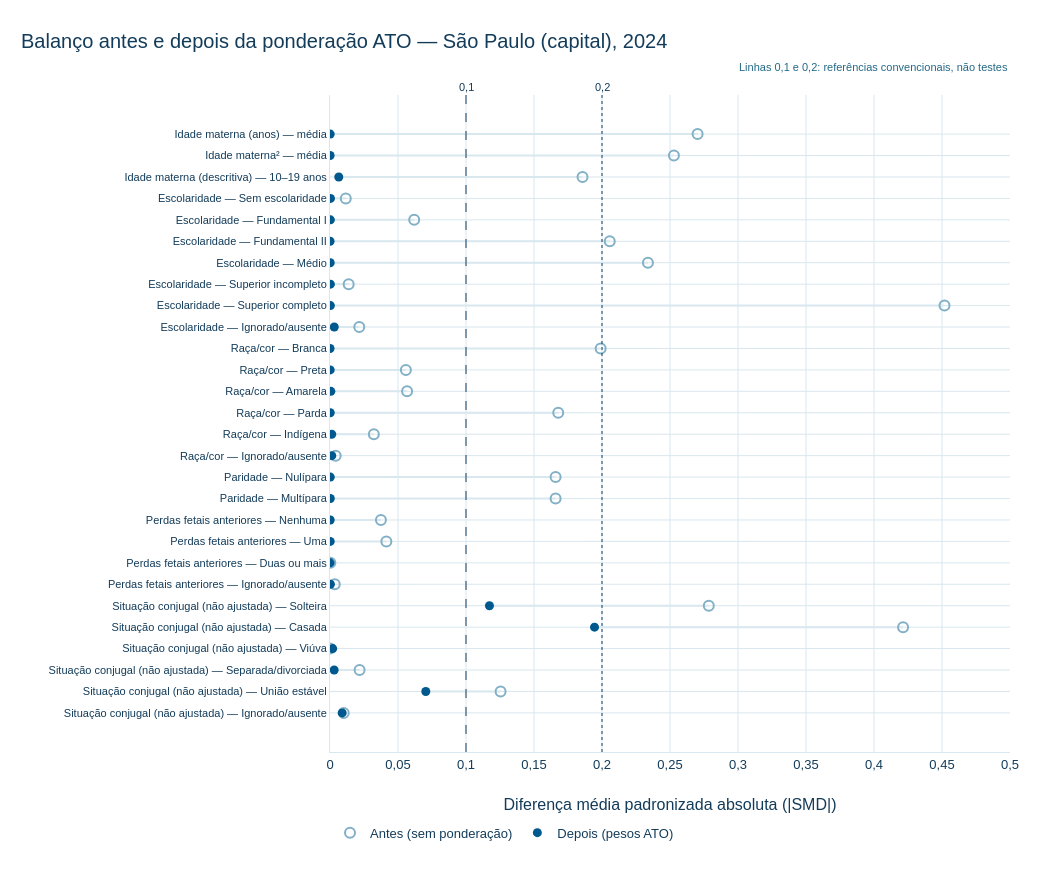

Here is the notebook cell this chart was saved with:
### Code cell
plot = balanco.copy()
plot["rotulo"] = [f"{v} — {n}" for v, n in zip(plot.variavel, plot.nivel)]
fig_bal = go.Figure()
for r in plot.itertuples():
    fig_bal.add_scatter(x=[abs(r.smd_antes), abs(r.smd_depois)], y=[r.rotulo, r.rotulo], mode="lines",
                        line=dict(color=CORES_IPT["CINZA_GRADE"], width=2), showlegend=False, hoverinfo="skip")
fig_bal.add_scatter(x=plot.smd_antes.abs(), y=plot.rotulo, mode="markers", name="Antes (sem ponderação)",
                    marker=dict(color=CORES_IPT["AZUL_CLARO"], symbol="circle-open", size=10, line=dict(width=2)),
                    hovertemplate="%{y}<br>|SMD| antes: %{x:.3f}<extra></extra>")
fig_bal.add_scatter(x=plot.smd_depois.abs(), y=plot.rotulo, mode="markers", name="Depois (pesos ATO)",
                    marker=dict(color=CORES_IPT["AZUL_PRINCIPAL"], symbol="circle", size=9),
                    hovertemplate="%{y}<br>|SMD| depois: %{x:.4f}<extra></extra>")
for limite, traco in [(0.1, "dash"), (0.2, "dot")]:
    fig_bal.add_vline(x=limite, line=dict(color=CORES_IPT["AZUL_ESCURO"], dash=traco, width=1),
                      annotation_text=fmt(limite, 1), annotation_position="top", annotation_font_size=11)
fig_bal.add_annotation(x=1, xref="paper", xanchor="right", y=1.055, yref="paper", showarrow=False,
                       text="Linhas 0,1 e 0,2: referências convencionais, não testes",
                       font=dict(size=11, color=CORES_IPT["AZUL_MEDIO"]))
aplicar_tema_base(fig_bal, "Balanço antes e depois da ponderação ATO — São Paulo (capital), 2024")
fig_bal.update_layout(width=1050, height=24 * len(plot) + 220, separators=",.",
                      margin=dict(l=330, r=40, t=95, b=140), legend=dict(orientation="h", y=-0.1, x=0))
fig_bal.update_xaxes(title="Diferença média padronizada absoluta (|SMD|)",
                     range=[0, max(0.5, plot.smd_antes.abs().max() * 1.1)], dtick=0.05)
fig_bal.update_yaxes(categoryorder="array", categoryarray=plot.rotulo.tolist()[::-1], tickfont=dict(size=11))
exibir_plotly(fig_bal)

### Figure 1 — Plotly figure (JSON) as saved in the notebook; plotly's stock layout.template omitted (floating-point values rounded to 4 significant figures)
{"data": [{"hoverinfo": "skip", "line": {"color": "#D9E7EE", "width": 2}, "mode": "lines", "showlegend": false, "type": "scatter", "x": [0.2703, 0.0001605], "y": ["Idade materna (anos) — média", "Idade materna (anos) — média"]}, {"hoverinfo": "skip", "line": {"color": "#D9E7EE", "width": 2}, "mode": "lines", "showlegend": false, "type": "scatter", "x": [0.2529, 7.048e-05], "y": ["Idade materna² — média", "Idade materna² — média"]}, {"hoverinfo": "skip", "line": {"color": "#D9E7EE", "width": 2}, "mode": "lines", "showlegend": false, "type": "scatter", "x": [0.1857, 0.006441], "y": ["Idade materna (descritiva) — 10–19 anos", "Idade materna (descritiva) — 10–19 anos"]}, {"hoverinfo": "skip", "line": {"color": "#D9E7EE", "width": 2}, "mode": "lines", "showlegend": false, "type": "scatter", "x": [0.0116, 0.00034], "y": ["Escolaridade — Sem escolaridade", "Escolaridade — Sem escolaridade"]}, {"hoverinfo": "skip", "line": {"color": "#D9E7EE", "width": 2}, "mode": "lines", "showlegend": false, "type": "scatter", "x": [0.06191, 0.0002686], "y": ["Escolaridade — Fundamental I", "Escolaridade — Fundamental I"]}, {"hoverinfo": "skip", "line": {"color": "#D9E7EE", "width": 2}, "mode": "lines", "showlegend": false, "type": "scatter", "x": [0.2057, 6.031e-05], "y": ["Escolaridade — Fundamental II", "Escolaridade — Fundamental II"]}, {"hoverinfo": "skip", "line": {"color": "#D9E7EE", "width": 2}, "mode": "lines", "showlegend": false, "type": "scatter", "x": [0.2338, 0.0001641], "y": ["Escolaridade — Médio", "Escolaridade — Médio"]}, {"hoverinfo": "skip", "line": {"color": "#D9E7EE", "width": 2}, "mode": "lines", "showlegend": false, "type": "scatter", "x": [0.01373, 0.000282], "y": ["Escolaridade — Superior incompleto", "Escolaridade — Superior incompleto"]}, {"hoverinfo": "skip", "line": {"color": "#D9E7EE", "width": 2}, "mode": "lines", "showlegend": false, "type": "scatter", "x": [0.4518, 0.0002789], "y": ["Escolaridade — Superior completo", "Escolaridade — Superior completo"]}, {"hoverinfo": "skip", "line": {"color": "#D9E7EE", "width": 2}, "mode": "lines", "showlegend": false, "type": "scatter", "x": [0.02152, 0.003134], "y": ["Escolaridade — Ignorado/ausente", "Escolaridade — Ignorado/ausente"]}, {"hoverinfo": "skip", "line": {"color": "#D9E7EE", "width": 2}, "mode": "lines", "showlegend": false, "type": "scatter", "x": [0.199, 2.454e-05], "y": ["Raça/cor — Branca", "Raça/cor — Branca"]}, {"hoverinfo": "skip", "line": {"color": "#D9E7EE", "width": 2}, "mode": "lines", "showlegend": false, "type": "scatter", "x": [0.05579, 0.000155], "y": ["Raça/cor — Preta", "Raça/cor — Preta"]}, {"hoverinfo": "skip", "line": {"color": "#D9E7EE", "width": 2}, "mode": "lines", "showlegend": false, "type": "scatter", "x": [0.05666, 0.0006079], "y": ["Raça/cor — Amarela", "Raça/cor — Amarela"]}, {"hoverinfo": "skip", "line": {"color": "#D9E7EE", "width": 2}, "mode": "lines", "showlegend": false, "type": "scatter", "x": [0.1678, 0.0001767], "y": ["Raça/cor — Parda", "Raça/cor — Parda"]}, {"hoverinfo": "skip", "line": {"color": "#D9E7EE", "width": 2}, "mode": "lines", "showlegend": false, "type": "scatter", "x": [0.03223, 0.001273], "y": ["Raça/cor — Indígena", "Raça/cor — Indígena"]}, {"hoverinfo": "skip", "line": {"color": "#D9E7EE", "width": 2}, "mode": "lines", "showlegend": false, "type": "scatter", "x": [0.004178, 0.001321], "y": ["Raça/cor — Ignorado/ausente", "Raça/cor — Ignorado/ausente"]}, {"hoverinfo": "skip", "line": {"color": "#D9E7EE", "width": 2}, "mode": "lines", "showlegend": false, "type": "scatter", "x": [0.1659, 0.0002189], "y": ["Paridade — Nulípara", "Paridade — Nulípara"]}, {"hoverinfo": "skip", "line": {"color": "#D9E7EE", "width": 2}, "mode": "lines", "showlegend": false, "type": "scatter", "x": [0.1659, 0.0002189], "y": ["Paridade — Multípara", "Paridade — Multípara"]}, {"hoverinfo": "skip", "line": {"color": "#D9E7EE", "width": 2}, "mode": "lines", "showlegend": false, "type": "scatter", "x": [0.03745, 0.0001473], "y": ["Perdas fetais anteriores — Nenhuma", "Perdas fetais anteriores — Nenhuma"]}, {"hoverinfo": "skip", "line": {"color": "#D9E7EE", "width": 2}, "mode": "lines", "showlegend": false, "type": "scatter", "x": [0.04143, 0.0001563], "y": ["Perdas fetais anteriores — Uma", "Perdas fetais anteriores — Uma"]}, {"hoverinfo": "skip", "line": {"color": "#D9E7EE", "width": 2}, "mode": "lines", "showlegend": false, "type": "scatter", "x": [0.0002455, 3.351e-05], "y": ["Perdas fetais anteriores — Duas ou mais", "Perdas fetais anteriores — Duas ou mais"]}, {"hoverinfo": "skip", "line": {"color": "#D9E7EE", "width": 2}, "mode": "lines", "showlegend": false, "type": "scatter", "x": [0.003511, 0.0002921], "y": ["Perdas fetais anteriores — Ignorado/ausente", "Perdas fetais anteriores — Ignorado/ausente"]}, {"hoverinfo": "skip", "line": {"color": "#D9E7EE", "width": 2}, "mode": "lines", "showlegend": false, "type": "scatter", "x": [0.2785, 0.1172], "y": ["Situação conjugal (não ajustada) — Solteira", "Situação conjugal (não ajustada) — Solteira"]}, {"hoverinfo": "skip", "line": {"color": "#D9E7EE", "width": 2}, "mode": "lines", "showlegend": false, "type": "scatter", "x": [0.4214, 0.1945], "y": ["Situação conjugal (não ajustada) — Casada", "Situação conjugal (não ajustada) — Casada"]}, {"hoverinfo": "skip", "line": {"color": "#D9E7EE", "width": 2}, "mode": "lines", "showlegend": false, "type": "scatter", "x": [8.93e-05, 0.001981], "y": ["Situação conjugal (não ajustada) — Viúva", "Situação conjugal (não ajustada) — Viúva"]}, {"hoverinfo": "skip", "line": {"color": "#D9E7EE", "width": 2}, "mode": "lines", "showlegend": false, "type": "scatter", "x": [0.02176, 0.003058], "y": ["Situação conjugal (não ajustada) — Separada/divorciada", "Situação conjugal (não ajustada) — Separada/divorciada"]}, {"hoverinfo": "skip", "line": {"color": "#D9E7EE", "width": 2}, "mode": "lines", "showlegend": false, "type": "scatter", "x": [0.1254, 0.07043], "y": ["Situação conjugal (não ajustada) — União estável", "Situação conjugal (não ajustada) — União estável"]}, {"hoverinfo": "skip", "line": {"color": "#D9E7EE", "width": 2}, "mode": "lines", "showlegend": false, "type": "scatter", "x": [0.01011, 0.00897], "y": ["Situação conjugal (não ajustada) — Ignorado/ausente", "Situação conjugal (não ajustada) — Ignorado/ausente"]}, {"hovertemplate": "%{y}<br>|SMD| antes: %{x:.3f}<extra></extra>", "marker": {"color": "#82B0C6", "line": {"width": 2}, "size": 10, "symbol": "circle-open"}, "mode": "markers", "name": "Antes (sem ponderação)", "type": "scatter", "x": [0.2703, 0.2529, 0.1857, 0.0116, 0.06191, 0.2057, 0.2338, 0.01373, 0.4518, 0.02152, 0.199, 0.05579, 0.05666, 0.1678, 0.03223, 0.004178, 0.1659, 0.1659, 0.03745, 0.04143, 0.0002455, 0.003511, 0.2785, 0.4214, 8.93e-05, 0.02176, 0.1254, 0.01011], "y": ["Idade materna (anos) — média", "Idade materna² — média", "Idade materna (descritiva) — 10–19 anos", "Escolaridade — Sem escolaridade", "Escolaridade — Fundamental I", "Escolaridade — Fundamental II", "Escolaridade — Médio", "Escolaridade — Superior incompleto", "Escolaridade — Superior completo", "Escolaridade — Ignorado/ausente", "Raça/cor — Branca", "Raça/cor — Preta", "Raça/cor — Amarela", "Raça/cor — Parda", "Raça/cor — Indígena", "Raça/cor — Ignorado/ausente", "Paridade — Nulípara", "Paridade — Multípara", "Perdas fetais anteriores — Nenhuma", "Perdas fetais anteriores — Uma", "Perdas fetais anteriores — Duas ou mais", "Perdas fetais anteriores — Ignorado/ausente", "Situação conjugal (não ajustada) — Solteira", "Situação conjugal (não ajustada) — Casada", "Situação conjugal (não ajustada) — Viúva", "Situação conjugal (não ajustada) — Separada/divorciada", "Situação conjugal (não ajustada) — União estável", "Situação conjugal (não ajustada) — Ignorado/ausente"]}, {"hovertemplate": "%{y}<br>|SMD| depois: %{x:.4f}<extra></extra>", "marker": {"color": "#00598E", "size": 9, "symbol": "circle"}, "mode": "markers", "name": "Depois (pesos ATO)", "type": "scatter", "x": [0.0001605, 7.048e-05, 0.006441, 0.00034, 0.0002686, 6.031e-05, 0.0001641, 0.000282, 0.0002789, 0.003134, 2.454e-05, 0.000155, 0.0006079, 0.0001767, 0.001273, 0.001321, 0.0002189, 0.0002189, 0.0001473, 0.0001563, 3.351e-05, 0.0002921, 0.1172, 0.1945, 0.001981, 0.003058, 0.07043, 0.00897], "y": ["Idade materna (anos) — média", "Idade materna² — média", "Idade materna (descritiva) — 10–19 anos", "Escolaridade — Sem escolaridade", "Escolaridade — Fundamental I", "Escolaridade — Fundamental II", "Escolaridade — Médio", "Escolaridade — Superior incompleto", "Escolaridade — Superior completo", "Escolaridade — Ignorado/ausente", "Raça/cor — Branca", "Raça/cor — Preta", "Raça/cor — Amarela", "Raça/cor — Parda", "Raça/cor — Indígena", "Raça/cor — Ignorado/ausente", "Paridade — Nulípara", "Paridade — Multípara", "Perdas fetais anteriores — Nenhuma", "Perdas fetais anteriores — Uma", "Perdas fetais anteriores — Duas ou mais", "Perdas fetais anteriores — Ignorado/ausente", "Situação conjugal (não ajustada) — Solteira", "Situação conjugal (não ajustada) — Casada", "Situação conjugal (não ajustada) — Viúva", "Situação conjugal (não ajustada) — Separada/divorciada", "Situação conjugal (não ajustada) — União estável", "Situação conjugal (não ajustada) — Ignorado/ausente"]}], "layout": {"annotations": [{"font": {"size": 11}, "showarrow": false, "text": "0,1", "x": 0.1, "xanchor": "center", "xref": "x", "y": 1, "yanchor": "bottom", "yref": "y domain"}, {"font": {"size": 11}, "showarrow": false, "text": "0,2", "x": 0.2, "xanchor": "center", "xref": "x", "y": 1, "yanchor": "bottom", "yref": "y domain"}, {"font": {"color": "#226986", "size": 11}, "showarrow": false, "text": "Linhas 0,1 e 0,2: referências convencionais, não testes", "x": 1, "xanchor": "right", "xref": "paper", "y": 1.055, "yref": "paper"}], "height": 892, "legend": {"orientation": "h", "x": 0, "y": -0.1}, "margin": {"b": 140, "l": 330, "r": 40, "t": 95}, "separators": ",.", "shapes": [{"line": {"color": "#133C5A", "dash": "dash", "width": 1}, "type": "line", "x0": 0.1, "x1": 0.1, "xref": "x", "y0": 0, "y1": 1, "yref": "y domain"}, {"line": {"color": "#133C5A", "dash": "dot", "width": 1}, "type": "line", "x0": 0.2, "x1": 0.2, "xref": "x", "y0": 0, "y1": 1, "yref": "y domain"}], "title": {"text": "Balanço antes e depois da ponderação ATO — São Paulo (capital), 2024"}, "width": 1050, "xaxis": {"dtick": 0.05, "range": [0, 0.5], "title": {"text": "Diferença média padronizada absoluta (|SMD|)"}}, "yaxis": {"categoryarray": ["Situação conjugal (não ajustada) — Ignorado/ausente", "Situação conjugal (não ajustada) — União estável", "Situação conjugal (não ajustada) — Separada/divorciada", "Situação conjugal (não ajustada) — Viúva", "Situação conjugal (não ajustada) — Casada", "Situação conjugal (não ajustada) — Solteira", "Perdas fetais anteriores — Ignorado/ausente", "Perdas fetais anteriores — Duas ou mais", "Perdas fetais anteriores — Uma", "Perdas fetais anteriores — Nenhuma", "Paridade — Multípara", "Paridade — Nulípara", "Raça/cor — Ignorado/ausente", "Raça/cor — Indígena", "Raça/cor — Parda", "Raça/cor — Amarela", "Raça/cor — Preta", "Raça/cor — Branca", "Escolaridade — Ignorado/ausente", "Escolaridade — Superior completo", "Escolaridade — Superior incompleto", "Escolaridade — Médio", "Escolaridade — Fundamental II", "Escolaridade — Fundamental I", "Escolaridade — Sem escolaridade", "Idade materna (descritiva) — 10–19 anos", "Idade materna² — média", "Idade materna (anos) — média"], "categoryorder": "array", "tickfont": {"size": 11}}}}
